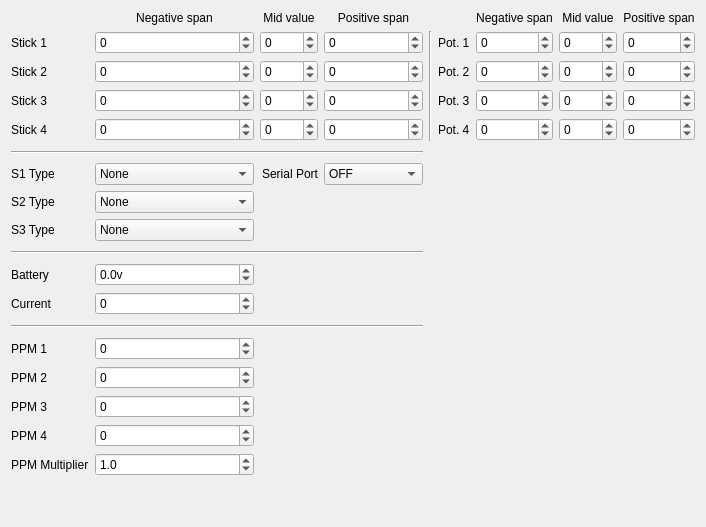
     <widget class="QWidget" name="tabCalibration">
      <attribute name="title">
       <string>Calibration</string>
      </attribute>
      <layout class="QGridLayout" name="gridLayout_2" rowstretch="0,0,0,0,0,0,0,0,0,0,0,0,0,0,0,0,0,1,0,0,0" columnstretch="0,1,1,1,0,0,1,1,1">
       <item row="1" column="7">
        <widget class="QSpinBox" name="ana5Mid">
         <property name="statusTip">
          <string/>
         </property>
         <property name="minimum">
          <number>-9999</number>
         </property>
         <property name="maximum">
          <number>9999</number>
         </property>
        </widget>
       </item>
       <item row="4" column="5">
        <widget class="QLabel" name="label_pot4">
         <property name="text">
          <string>Pot. 4</string>
         </property>
        </widget>
       </item>
       <item row="1" column="4" rowspan="4">
        <widget class="Line" name="line_3">
         <property name="orientation">
          <enum>Qt::Vertical</enum>
         </property>
        </widget>
       </item>
       <item row="3" column="5">
        <widget class="QLabel" name="label_pot3">
         <property name="text">
          <string>Pot. 3</string>
         </property>
        </widget>
       </item>
       <item row="1" column="6">
        <widget class="QSpinBox" name="ana5Neg">
         <property name="statusTip">
          <string/>
         </property>
         <property name="minimum">
          <number>-9999</number>
         </property>
         <property name="maximum">
          <number>9999</number>
         </property>
        </widget>
       </item>
       <item row="2" column="5">
        <widget class="QLabel" name="label_pot2">
         <property name="text">
          <string>Pot. 2</string>
         </property>
        </widget>
       </item>
       <item row="1" column="5">
        <widget class="QLabel" name="label_pot1">
         <property name="text">
          <string>Pot. 1</string>
         </property>
        </widget>
       </item>
       <item row="19" column="1">
        <widget class="QDoubleSpinBox" name="PPM_MultiplierDSB">
         <property name="decimals">
          <number>1</number>
         </property>
         <property name="maximum">
          <double>5.000000000000000</double>
         </property>
         <property name="value">
          <double>1.000000000000000</double>
         </property>
        </widget>
       </item>
       <item row="14" column="0">
        <widget class="QLabel" name="label_23">
         <property name="text">
          <string>PPM 1</string>
         </property>
        </widget>
       </item>
       <item row="3" column="0">
        <widget class="QLabel" name="label_17">
         <property name="text">
          <string>Stick 3</string>
         </property>
        </widget>
       </item>
       <item row="0" column="1">
        <widget class="QLabel" name="label_24">
         <property name="text">
          <string>Negative span</string>
         </property>
         <property name="alignment">
          <set>Qt::AlignCenter</set>
         </property>
        </widget>
       </item>
       <item row="0" column="2">
        <widget class="QLabel" name="label_25">
         <property name="text">
          <string>Mid value</string>
         </property>
         <property name="alignment">
          <set>Qt::AlignCenter</set>
         </property>
        </widget>
       </item>
       <item row="0" column="3">
        <widget class="QLabel" name="label_26">
         <property name="text">
          <string>Positive span</string>
         </property>
         <property name="alignment">
          <set>Qt::AlignCenter</set>
         </property>
        </widget>
       </item>
       <item row="1" column="0">
        <widget class="QLabel" name="label_15">
         <property name="text">
          <string>Stick 1</string>
         </property>
        </widget>
       </item>
       <item row="1" column="1">
        <widget class="QSpinBox" name="ana1Neg">
         <property name="statusTip">
          <string/>
         </property>
         <property name="minimum">
          <number>-9999</number>
         </property>
         <property name="maximum">
          <number>9999</number>
         </property>
        </widget>
       </item>
       <item row="1" column="2">
        <widget class="QSpinBox" name="ana1Mid">
         <property name="statusTip">
          <string/>
         </property>
         <property name="minimum">
          <number>-9999</number>
         </property>
         <property name="maximum">
          <number>9999</number>
         </property>
         <property name="value">
          <number>0</number>
         </property>
        </widget>
       </item>
       <item row="1" column="3">
        <widget class="QSpinBox" name="ana1Pos">
         <property name="statusTip">
          <string/>
         </property>
         <property name="minimum">
          <number>-9999</number>
         </property>
         <property name="maximum">
          <number>9999</number>
         </property>
        </widget>
       </item>
       <item row="2" column="0">
        <widget class="QLabel" name="label_16">
         <property name="text">
          <string>Stick 2</string>
         </property>
        </widget>
       </item>
       <item row="2" column="1">
        <widget class="QSpinBox" name="ana2Neg">
         <property name="statusTip">
          <string/>
         </property>
         <property name="minimum">
          <number>-9999</number>
         </property>
         <property name="maximum">
          <number>9999</number>
         </property>
        </widget>
       </item>
       <item row="2" column="2">
        <widget class="QSpinBox" name="ana2Mid">
         <property name="statusTip">
          <string/>
         </property>
         <property name="minimum">
          <number>-9999</number>
         </property>
         <property name="maximum">
          <number>9999</number>
         </property>
        </widget>
       </item>
       <item row="2" column="3">
        <widget class="QSpinBox" name="ana2Pos">
         <property name="statusTip">
          <string/>
         </property>
         <property name="minimum">
          <number>-9999</number>
         </property>
         <property name="maximum">
          <number>9999</number>
         </property>
        </widget>
       </item>
       <item row="3" column="1">
        <widget class="QSpinBox" name="ana3Neg">
         <property name="statusTip">
          <string/>
         </property>
         <property name="minimum">
          <number>-9999</number>
         </property>
         <property name="maximum">
          <number>9999</number>
         </property>
        </widget>
       </item>
       <item row="3" column="2">
        <widget class="QSpinBox" name="ana3Mid">
         <property name="statusTip">
          <string/>
         </property>
         <property name="minimum">
          <number>-9999</number>
         </property>
         <property name="maximum">
          <number>9999</number>
         </property>
        </widget>
       </item>
       <item row="3" column="3">
        <widget class="QSpinBox" name="ana3Pos">
         <property name="statusTip">
          <string/>
         </property>
         <property name="minimum">
          <number>-9999</number>
         </property>
         <property name="maximum">
          <number>9999</number>
         </property>
        </widget>
       </item>
       <item row="4" column="0">
        <widget class="QLabel" name="label_18">
         <property name="text">
          <string>Stick 4</string>
         </property>
        </widget>
       </item>
       <item row="4" column="1">
        <widget class="QSpinBox" name="ana4Neg">
         <property name="statusTip">
          <string/>
         </property>
         <property name="minimum">
          <number>-9999</number>
         </property>
         <property name="maximum">
          <number>9999</number>
         </property>
         <property name="value">
          <number>0</number>
         </property>
        </widget>
       </item>
       <item row="4" column="2">
        <widget class="QSpinBox" name="ana4Mid">
         <property name="statusTip">
          <string/>
         </property>
         <property name="minimum">
          <number>-9999</number>
         </property>
         <property name="maximum">
          <number>9999</number>
         </property>
        </widget>
       </item>
       <item row="4" column="3">
        <widget class="QSpinBox" name="ana4Pos">
         <property name="statusTip">
          <string/>
         </property>
         <property name="minimum">
          <number>-9999</number>
         </property>
         <property name="maximum">
          <number>9999</number>
         </property>
        </widget>
       </item>
       <item row="20" column="1">
        <spacer name="verticalSpacer">
         <property name="orientation">
          <enum>Qt::Vertical</enum>
         </property>
         <property name="sizeHint" stdset="0">
          <size>
           <width>20</width>
           <height>40</height>
          </size>
         </property>
        </spacer>
       </item>
       <item row="11" column="0">
        <widget class="QLabel" name="label_22">
         <property name="text">
          <string>Battery</string>
         </property>
        </widget>
       </item>
       <item row="11" column="1">
        <widget class="QDoubleSpinBox" name="battCalibDSB">
         <property name="statusTip">
          <string/>
         </property>
         <property name="suffix">
          <string>v</string>
         </property>
         <property name="decimals">
          <number>1</number>
         </property>
         <property name="minimum">
          <double>-9.900000000000000</double>
         </property>
         <property name="maximum">
          <double>9.900000000000000</double>
         </property>
         <property name="singleStep">
          <double>0.100000000000000</double>
         </property>
        </widget>
       </item>
       <item row="19" column="0">
        <widget class="QLabel" name="label_30">
         <property name="text">
          <string>PPM Multiplier</string>
         </property>
        </widget>
       </item>
       <item row="13" column="0" colspan="4">
        <widget class="Line" name="line">
         <property name="sizePolicy">
          <sizepolicy hsizetype="Minimum" vsizetype="Fixed">
           <horstretch>0</horstretch>
           <verstretch>0</verstretch>
          </sizepolicy>
         </property>
         <property name="minimumSize">
          <size>
           <width>0</width>
           <height>10</height>
          </size>
         </property>
         <property name="frameShadow">
          <enum>QFrame::Sunken</enum>
         </property>
         <property name="lineWidth">
          <number>1</number>
         </property>
         <property name="orientation">
          <enum>Qt::Horizontal</enum>
         </property>
        </widget>
       </item>
       <item row="16" column="1">
        <widget class="QSpinBox" name="PPM2">
         <property name="toolTip">
          <string/>
         </property>
         <property name="statusTip">
          <string/>
         </property>
         <property name="whatsThis">
          <string/>
         </property>
         <property name="minimum">
          <number>-9999</number>
         </property>
         <property name="maximum">
          <number>9999</number>
         </property>
        </widget>
       </item>
       <item row="17" column="1">
        <widget class="QSpinBox" name="PPM3">
         <property name="toolTip">
          <string/>
         </property>
         <property name="statusTip">
          <string/>
         </property>
         <property name="whatsThis">
          <string/>
         </property>
         <property name="minimum">
          <number>-9999</number>
         </property>
         <property name="maximum">
          <number>9999</number>
         </property>
        </widget>
       </item>
       <item row="18" column="1">
        <widget class="QSpinBox" name="PPM4">
         <property name="toolTip">
          <string/>
         </property>
         <property name="statusTip">
          <string/>
         </property>
         <property name="whatsThis">
          <string/>
         </property>
         <property name="minimum">
          <number>-9999</number>
         </property>
         <property name="maximum">
          <number>9999</number>
         </property>
        </widget>
       </item>
       <item row="14" column="1">
        <widget class="QSpinBox" name="PPM1">
         <property name="toolTip">
          <string/>
         </property>
         <property name="statusTip">
          <string/>
         </property>
         <property name="whatsThis">
          <string/>
         </property>
         <property name="minimum">
          <number>-9999</number>
         </property>
         <property name="maximum">
          <number>9999</number>
         </property>
        </widget>
       </item>
       <item row="16" column="0">
        <widget class="QLabel" name="label_33">
         <property name="text">
          <string>PPM 2</string>
         </property>
        </widget>
       </item>
       <item row="17" column="0">
        <widget class="QLabel" name="label_34">
         <property name="text">
          <string>PPM 3</string>
         </property>
        </widget>
       </item>
       <item row="18" column="0">
        <widget class="QLabel" name="label_35">
         <property name="text">
          <string>PPM 4</string>
         </property>
        </widget>
       </item>
       <item row="10" column="0" colspan="4">
        <widget class="Line" name="line_2">
         <property name="minimumSize">
          <size>
           <width>0</width>
           <height>10</height>
          </size>
         </property>
         <property name="orientation">
          <enum>Qt::Horizontal</enum>
         </property>
        </widget>
       </item>
       <item row="12" column="1">
        <widget class="QSpinBox" name="CurrentCalib_SB">
         <property name="minimum">
          <number>-49</number>
         </property>
         <property name="maximum">
          <number>49</number>
         </property>
        </widget>
       </item>
       <item row="12" column="0">
        <widget class="QLabel" name="label_CurrentCalib">
         <property name="text">
          <string>Current</string>
         </property>
        </widget>
       </item>
       <item row="1" column="8">
        <widget class="QSpinBox" name="ana5Pos">
         <property name="statusTip">
          <string/>
         </property>
         <property name="minimum">
          <number>-9999</number>
         </property>
         <property name="maximum">
          <number>9999</number>
         </property>
        </widget>
       </item>
       <item row="2" column="6">
        <widget class="QSpinBox" name="ana6Neg">
         <property name="statusTip">
          <string/>
         </property>
         <property name="minimum">
          <number>-9999</number>
         </property>
         <property name="maximum">
          <number>9999</number>
         </property>
        </widget>
       </item>
       <item row="2" column="7">
        <widget class="QSpinBox" name="ana6Mid">
         <property name="statusTip">
          <string/>
         </property>
         <property name="minimum">
          <number>-9999</number>
         </property>
         <property name="maximum">
          <number>9999</number>
         </property>
        </widget>
       </item>
       <item row="2" column="8">
        <widget class="QSpinBox" name="ana6Pos">
         <property name="statusTip">
          <string/>
         </property>
         <property name="minimum">
          <number>-9999</number>
         </property>
         <property name="maximum">
          <number>9999</number>
         </property>
        </widget>
       </item>
       <item row="3" column="6">
        <widget class="QSpinBox" name="ana7Neg">
         <property name="statusTip">
          <string/>
         </property>
         <property name="minimum">
          <number>-9999</number>
         </property>
         <property name="maximum">
          <number>9999</number>
         </property>
        </widget>
       </item>
       <item row="3" column="7">
        <widget class="QSpinBox" name="ana7Mid">
         <property name="statusTip">
          <string/>
         </property>
         <property name="minimum">
          <number>-9999</number>
         </property>
         <property name="maximum">
          <number>9999</number>
         </property>
        </widget>
       </item>
       <item row="3" column="8">
        <widget class="QSpinBox" name="ana7Pos">
         <property name="statusTip">
          <string/>
         </property>
         <property name="minimum">
          <number>-9999</number>
         </property>
         <property name="maximum">
          <number>9999</number>
         </property>
        </widget>
       </item>
       <item row="4" column="6">
        <widget class="QSpinBox" name="ana8Neg">
         <property name="statusTip">
          <string/>
         </property>
         <property name="minimum">
          <number>-9999</number>
         </property>
         <property name="maximum">
          <number>9999</number>
         </property>
        </widget>
       </item>
       <item row="4" column="7">
        <widget class="QSpinBox" name="ana8Mid">
         <property name="statusTip">
          <string/>
         </property>
         <property name="minimum">
          <number>-9999</number>
         </property>
         <property name="maximum">
          <number>9999</number>
         </property>
        </widget>
       </item>
       <item row="4" column="8">
        <widget class="QSpinBox" name="ana8Pos">
         <property name="statusTip">
          <string/>
         </property>
         <property name="minimum">
          <number>-9999</number>
         </property>
         <property name="maximum">
          <number>9999</number>
         </property>
        </widget>
       </item>
       <item row="0" column="6">
        <widget class="QLabel" name="label">
         <property name="text">
          <string>Negative span</string>
         </property>
         <property name="alignment">
          <set>Qt::AlignCenter</set>
         </property>
        </widget>
       </item>
       <item row="0" column="7">
        <widget class="QLabel" name="label_7">
         <property name="text">
          <string>Mid value</string>
         </property>
         <property name="alignment">
          <set>Qt::AlignCenter</set>
         </property>
        </widget>
       </item>
       <item row="0" column="8">
        <widget class="QLabel" name="label_8">
         <property name="text">
          <string>Positive span</string>
         </property>
         <property name="alignment">
          <set>Qt::AlignCenter</set>
         </property>
        </widget>
       </item>
       <item row="5" column="0" colspan="4">
        <widget class="Line" name="potsTypeSeparator">
         <property name="minimumSize">
          <size>
           <width>0</width>
           <height>10</height>
          </size>
         </property>
         <property name="orientation">
          <enum>Qt::Horizontal</enum>
         </property>
        </widget>
       </item>
       <item row="6" column="1">
        <widget class="QComboBox" name="pot1Type">
         <property name="toolTip">
          <string/>
         </property>
         <property name="statusTip">
          <string/>
         </property>
         <property name="whatsThis">
          <string>Beeper volume

0 - Quiet.  No beeps at all.
1 - No Keys.  Normal beeps but menu keys do not beep.
2 - Normal.
3 - Loud.
4 - Extra loud.</string>
         </property>
         <item>
          <property name="text">
           <string>None</string>
          </property>
         </item>
         <item>
          <property name="text">
           <string>Pot with detent (normal)</string>
          </property>
         </item>
         <item>
          <property name="text">
           <string>Multipos Switch</string>
          </property>
         </item>
         <item>
          <property name="text">
           <string>Pot without detent</string>
          </property>
         </item>
        </widget>
       </item>
       <item row="6" column="0">
        <widget class="QLabel" name="pot1TypeLabel">
         <property name="text">
          <string>S1 Type</string>
         </property>
        </widget>
       </item>
       <item row="7" column="1">
        <widget class="QComboBox" name="pot2Type">
         <property name="toolTip">
          <string/>
         </property>
         <property name="statusTip">
          <string/>
         </property>
         <property name="whatsThis">
          <string>Beeper volume

0 - Quiet.  No beeps at all.
1 - No Keys.  Normal beeps but menu keys do not beep.
2 - Normal.
3 - Loud.
4 - Extra loud.</string>
         </property>
         <item>
          <property name="text">
           <string>None</string>
          </property>
         </item>
         <item>
          <property name="text">
           <string>Pot with detent (normal)</string>
          </property>
         </item>
         <item>
          <property name="text">
           <string>Multipos Switch</string>
          </property>
         </item>
         <item>
          <property name="text">
           <string>Pot without detent</string>
          </property>
         </item>
        </widget>
       </item>
       <item row="7" column="0">
        <widget class="QLabel" name="pot2TypeLabel">
         <property name="text">
          <string>S2 Type</string>
         </property>
        </widget>
       </item>
       <item row="8" column="0">
        <widget class="QLabel" name="pot3TypeLabel">
         <property name="text">
          <string>S3 Type</string>
         </property>
        </widget>
       </item>
       <item row="8" column="1">
        <widget class="QComboBox" name="pot3Type">
         <property name="toolTip">
          <string/>
         </property>
         <property name="statusTip">
          <string/>
         </property>
         <property name="whatsThis">
          <string>Beeper volume

0 - Quiet.  No beeps at all.
1 - No Keys.  Normal beeps but menu keys do not beep.
2 - Normal.
3 - Loud.
4 - Extra loud.</string>
         </property>
         <item>
          <property name="text">
           <string>None</string>
          </property>
         </item>
         <item>
          <property name="text">
           <string>Pot with detent (normal)</string>
          </property>
         </item>
         <item>
          <property name="text">
           <string>Multipos Switch</string>
          </property>
         </item>
         <item>
          <property name="text">
           <string>Pot without detent</string>
          </property>
         </item>
        </widget>
       </item>
       <item row="6" column="3">
        <widget class="QComboBox" name="serialPortMode">
         <item>
          <property name="text">
           <string>OFF</string>
          </property>
         </item>
         <item>
          <property name="text">
           <string>S-Port Mirror</string>
          </property>
         </item>
         <item>
          <property name="text">
           <string>Debug</string>
          </property>
         </item>
        </widget>
       </item>
       <item row="6" column="2">
        <widget class="QLabel" name="serialPortLabel">
         <property name="text">
          <string>Serial Port</string>
         </property>
         <property name="alignment">
          <set>Qt::AlignRight|Qt::AlignTrailing|Qt::AlignVCenter</set>
         </property>
        </widget>
       </item>
      </layout>
     </widget>
